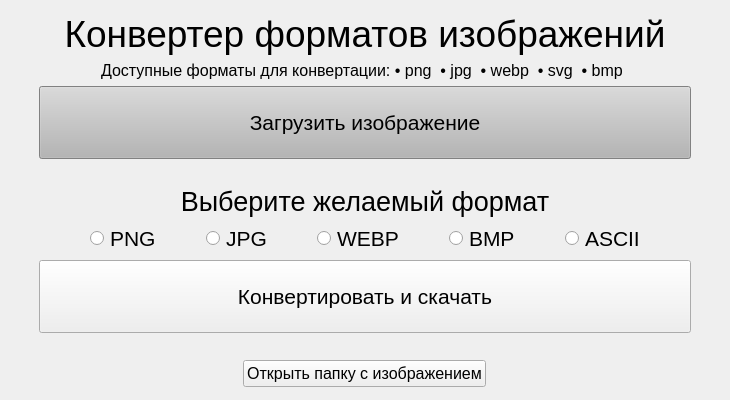
<?xml version="1.0" encoding="UTF-8"?>
<ui version="4.0">
 <class>MainWindow</class>
 <widget class="QMainWindow" name="MainWindow">
  <property name="geometry">
   <rect>
    <x>0</x>
    <y>0</y>
    <width>730</width>
    <height>400</height>
   </rect>
  </property>
  <property name="cursor">
   <cursorShape>ArrowCursor</cursorShape>
  </property>
  <property name="windowTitle">
   <string>MainWindow</string>
  </property>
  <property name="windowIcon">
   <iconset>
    <normaloff>../../../.designer/backup/logo.ico</normaloff>../../../.designer/backup/logo.ico</iconset>
  </property>
  <widget class="QWidget" name="centralwidget">
   <layout class="QHBoxLayout" name="horizontalLayout_2">
    <item>
     <layout class="QVBoxLayout" name="verticalLayout_2">
      <property name="leftMargin">
       <number>30</number>
      </property>
      <property name="topMargin">
       <number>4</number>
      </property>
      <property name="rightMargin">
       <number>30</number>
      </property>
      <property name="bottomMargin">
       <number>4</number>
      </property>
      <item>
       <widget class="QLabel" name="name">
        <property name="sizePolicy">
         <sizepolicy hsizetype="Minimum" vsizetype="Minimum">
          <horstretch>0</horstretch>
          <verstretch>0</verstretch>
         </sizepolicy>
        </property>
        <property name="font">
         <font>
          <pointsize>28</pointsize>
         </font>
        </property>
        <property name="contextMenuPolicy">
         <enum>Qt::DefaultContextMenu</enum>
        </property>
        <property name="layoutDirection">
         <enum>Qt::RightToLeft</enum>
        </property>
        <property name="text">
         <string>Конвертер форматов изображений</string>
        </property>
        <property name="alignment">
         <set>Qt::AlignHCenter|Qt::AlignTop</set>
        </property>
       </widget>
      </item>
      <item alignment="Qt::AlignHCenter">
       <widget class="QLabel" name="label_2">
        <property name="sizePolicy">
         <sizepolicy hsizetype="Minimum" vsizetype="Minimum">
          <horstretch>0</horstretch>
          <verstretch>0</verstretch>
         </sizepolicy>
        </property>
        <property name="font">
         <font>
          <pointsize>12</pointsize>
         </font>
        </property>
        <property name="layoutDirection">
         <enum>Qt::LeftToRight</enum>
        </property>
        <property name="text">
         <string>Доступные форматы для конвертации: • png  • jpg  • webp  • svg  • bmp </string>
        </property>
       </widget>
      </item>
      <item>
       <widget class="QPushButton" name="browse">
        <property name="sizePolicy">
         <sizepolicy hsizetype="Minimum" vsizetype="Expanding">
          <horstretch>0</horstretch>
          <verstretch>0</verstretch>
         </sizepolicy>
        </property>
        <property name="palette">
         <palette>
          <active>
           <colorrole role="WindowText">
            <brush brushstyle="SolidPattern">
             <color alpha="255">
              <red>0</red>
              <green>0</green>
              <blue>0</blue>
             </color>
            </brush>
           </colorrole>
           <colorrole role="Button">
            <brush brushstyle="SolidPattern">
             <color alpha="255">
              <red>181</red>
              <green>181</green>
              <blue>181</blue>
             </color>
            </brush>
           </colorrole>
           <colorrole role="Light">
            <brush brushstyle="SolidPattern">
             <color alpha="255">
              <red>255</red>
              <green>255</green>
              <blue>255</blue>
             </color>
            </brush>
           </colorrole>
           <colorrole role="Midlight">
            <brush brushstyle="SolidPattern">
             <color alpha="255">
              <red>218</red>
              <green>218</green>
              <blue>218</blue>
             </color>
            </brush>
           </colorrole>
           <colorrole role="Dark">
            <brush brushstyle="SolidPattern">
             <color alpha="255">
              <red>90</red>
              <green>90</green>
              <blue>90</blue>
             </color>
            </brush>
           </colorrole>
           <colorrole role="Mid">
            <brush brushstyle="SolidPattern">
             <color alpha="255">
              <red>121</red>
              <green>121</green>
              <blue>121</blue>
             </color>
            </brush>
           </colorrole>
           <colorrole role="Text">
            <brush brushstyle="SolidPattern">
             <color alpha="255">
              <red>0</red>
              <green>0</green>
              <blue>0</blue>
             </color>
            </brush>
           </colorrole>
           <colorrole role="BrightText">
            <brush brushstyle="SolidPattern">
             <color alpha="255">
              <red>255</red>
              <green>255</green>
              <blue>255</blue>
             </color>
            </brush>
           </colorrole>
           <colorrole role="ButtonText">
            <brush brushstyle="SolidPattern">
             <color alpha="255">
              <red>0</red>
              <green>0</green>
              <blue>0</blue>
             </color>
            </brush>
           </colorrole>
           <colorrole role="Base">
            <brush brushstyle="SolidPattern">
             <color alpha="255">
              <red>255</red>
              <green>255</green>
              <blue>255</blue>
             </color>
            </brush>
           </colorrole>
           <colorrole role="Window">
            <brush brushstyle="SolidPattern">
             <color alpha="255">
              <red>181</red>
              <green>181</green>
              <blue>181</blue>
             </color>
            </brush>
           </colorrole>
           <colorrole role="Shadow">
            <brush brushstyle="SolidPattern">
             <color alpha="255">
              <red>0</red>
              <green>0</green>
              <blue>0</blue>
             </color>
            </brush>
           </colorrole>
           <colorrole role="AlternateBase">
            <brush brushstyle="SolidPattern">
             <color alpha="255">
              <red>218</red>
              <green>218</green>
              <blue>218</blue>
             </color>
            </brush>
           </colorrole>
           <colorrole role="ToolTipBase">
            <brush brushstyle="SolidPattern">
             <color alpha="255">
              <red>255</red>
              <green>255</green>
              <blue>220</blue>
             </color>
            </brush>
           </colorrole>
           <colorrole role="ToolTipText">
            <brush brushstyle="SolidPattern">
             <color alpha="255">
              <red>0</red>
              <green>0</green>
              <blue>0</blue>
             </color>
            </brush>
           </colorrole>
          </active>
          <inactive>
           <colorrole role="WindowText">
            <brush brushstyle="SolidPattern">
             <color alpha="255">
              <red>0</red>
              <green>0</green>
              <blue>0</blue>
             </color>
            </brush>
           </colorrole>
           <colorrole role="Button">
            <brush brushstyle="SolidPattern">
             <color alpha="255">
              <red>181</red>
              <green>181</green>
              <blue>181</blue>
             </color>
            </brush>
           </colorrole>
           <colorrole role="Light">
            <brush brushstyle="SolidPattern">
             <color alpha="255">
              <red>255</red>
              <green>255</green>
              <blue>255</blue>
             </color>
            </brush>
           </colorrole>
           <colorrole role="Midlight">
            <brush brushstyle="SolidPattern">
             <color alpha="255">
              <red>218</red>
              <green>218</green>
              <blue>218</blue>
             </color>
            </brush>
           </colorrole>
           <colorrole role="Dark">
            <brush brushstyle="SolidPattern">
             <color alpha="255">
              <red>90</red>
              <green>90</green>
              <blue>90</blue>
             </color>
            </brush>
           </colorrole>
           <colorrole role="Mid">
            <brush brushstyle="SolidPattern">
             <color alpha="255">
              <red>121</red>
              <green>121</green>
              <blue>121</blue>
             </color>
            </brush>
           </colorrole>
           <colorrole role="Text">
            <brush brushstyle="SolidPattern">
             <color alpha="255">
              <red>0</red>
              <green>0</green>
              <blue>0</blue>
             </color>
            </brush>
           </colorrole>
           <colorrole role="BrightText">
            <brush brushstyle="SolidPattern">
             <color alpha="255">
              <red>255</red>
              <green>255</green>
              <blue>255</blue>
             </color>
            </brush>
           </colorrole>
           <colorrole role="ButtonText">
            <brush brushstyle="SolidPattern">
             <color alpha="255">
              <red>0</red>
              <green>0</green>
              <blue>0</blue>
             </color>
            </brush>
           </colorrole>
           <colorrole role="Base">
            <brush brushstyle="SolidPattern">
             <color alpha="255">
              <red>255</red>
              <green>255</green>
              <blue>255</blue>
             </color>
            </brush>
           </colorrole>
           <colorrole role="Window">
            <brush brushstyle="SolidPattern">
             <color alpha="255">
              <red>181</red>
              <green>181</green>
              <blue>181</blue>
             </color>
            </brush>
           </colorrole>
           <colorrole role="Shadow">
            <brush brushstyle="SolidPattern">
             <color alpha="255">
              <red>0</red>
              <green>0</green>
              <blue>0</blue>
             </color>
            </brush>
           </colorrole>
           <colorrole role="AlternateBase">
            <brush brushstyle="SolidPattern">
             <color alpha="255">
              <red>218</red>
              <green>218</green>
              <blue>218</blue>
             </color>
            </brush>
           </colorrole>
           <colorrole role="ToolTipBase">
            <brush brushstyle="SolidPattern">
             <color alpha="255">
              <red>255</red>
              <green>255</green>
              <blue>220</blue>
             </color>
            </brush>
           </colorrole>
           <colorrole role="ToolTipText">
            <brush brushstyle="SolidPattern">
             <color alpha="255">
              <red>0</red>
              <green>0</green>
              <blue>0</blue>
             </color>
            </brush>
           </colorrole>
          </inactive>
          <disabled>
           <colorrole role="WindowText">
            <brush brushstyle="SolidPattern">
             <color alpha="255">
              <red>90</red>
              <green>90</green>
              <blue>90</blue>
             </color>
            </brush>
           </colorrole>
           <colorrole role="Button">
            <brush brushstyle="SolidPattern">
             <color alpha="255">
              <red>181</red>
              <green>181</green>
              <blue>181</blue>
             </color>
            </brush>
           </colorrole>
           <colorrole role="Light">
            <brush brushstyle="SolidPattern">
             <color alpha="255">
              <red>255</red>
              <green>255</green>
              <blue>255</blue>
             </color>
            </brush>
           </colorrole>
           <colorrole role="Midlight">
            <brush brushstyle="SolidPattern">
             <color alpha="255">
              <red>218</red>
              <green>218</green>
              <blue>218</blue>
             </color>
            </brush>
           </colorrole>
           <colorrole role="Dark">
            <brush brushstyle="SolidPattern">
             <color alpha="255">
              <red>90</red>
              <green>90</green>
              <blue>90</blue>
             </color>
            </brush>
           </colorrole>
           <colorrole role="Mid">
            <brush brushstyle="SolidPattern">
             <color alpha="255">
              <red>121</red>
              <green>121</green>
              <blue>121</blue>
             </color>
            </brush>
           </colorrole>
           <colorrole role="Text">
            <brush brushstyle="SolidPattern">
             <color alpha="255">
              <red>90</red>
              <green>90</green>
              <blue>90</blue>
             </color>
            </brush>
           </colorrole>
           <colorrole role="BrightText">
            <brush brushstyle="SolidPattern">
             <color alpha="255">
              <red>255</red>
              <green>255</green>
              <blue>255</blue>
             </color>
            </brush>
           </colorrole>
           <colorrole role="ButtonText">
            <brush brushstyle="SolidPattern">
             <color alpha="255">
              <red>90</red>
              <green>90</green>
              <blue>90</blue>
             </color>
            </brush>
           </colorrole>
           <colorrole role="Base">
            <brush brushstyle="SolidPattern">
             <color alpha="255">
              <red>181</red>
              <green>181</green>
              <blue>181</blue>
             </color>
            </brush>
           </colorrole>
           <colorrole role="Window">
            <brush brushstyle="SolidPattern">
             <color alpha="255">
              <red>181</red>
              <green>181</green>
              <blue>181</blue>
             </color>
            </brush>
           </colorrole>
           <colorrole role="Shadow">
            <brush brushstyle="SolidPattern">
             <color alpha="255">
              <red>0</red>
              <green>0</green>
              <blue>0</blue>
             </color>
            </brush>
           </colorrole>
           <colorrole role="AlternateBase">
            <brush brushstyle="SolidPattern">
             <color alpha="255">
              <red>181</red>
              <green>181</green>
              <blue>181</blue>
             </color>
            </brush>
           </colorrole>
           <colorrole role="ToolTipBase">
            <brush brushstyle="SolidPattern">
             <color alpha="255">
              <red>255</red>
              <green>255</green>
              <blue>220</blue>
             </color>
            </brush>
           </colorrole>
           <colorrole role="ToolTipText">
            <brush brushstyle="SolidPattern">
             <color alpha="255">
              <red>0</red>
              <green>0</green>
              <blue>0</blue>
             </color>
            </brush>
           </colorrole>
          </disabled>
         </palette>
        </property>
        <property name="font">
         <font>
          <pointsize>16</pointsize>
         </font>
        </property>
        <property name="text">
         <string>Загрузить изображение</string>
        </property>
       </widget>
      </item>
      <item>
       <widget class="QLabel" name="lb_filename">
        <property name="sizePolicy">
         <sizepolicy hsizetype="Minimum" vsizetype="Minimum">
          <horstretch>0</horstretch>
          <verstretch>0</verstretch>
         </sizepolicy>
        </property>
        <property name="font">
         <font>
          <pointsize>10</pointsize>
         </font>
        </property>
        <property name="layoutDirection">
         <enum>Qt::LeftToRight</enum>
        </property>
        <property name="text">
         <string/>
        </property>
        <property name="alignment">
         <set>Qt::AlignCenter</set>
        </property>
       </widget>
      </item>
      <item>
       <widget class="QLabel" name="formats">
        <property name="font">
         <font>
          <pointsize>20</pointsize>
         </font>
        </property>
        <property name="contextMenuPolicy">
         <enum>Qt::DefaultContextMenu</enum>
        </property>
        <property name="text">
         <string>Выберите желаемый формат</string>
        </property>
        <property name="alignment">
         <set>Qt::AlignCenter</set>
        </property>
       </widget>
      </item>
      <item>
       <layout class="QHBoxLayout" name="horizontalLayout">
        <property name="spacing">
         <number>0</number>
        </property>
        <property name="sizeConstraint">
         <enum>QLayout::SetMaximumSize</enum>
        </property>
        <property name="leftMargin">
         <number>6</number>
        </property>
        <item>
         <widget class="QRadioButton" name="png">
          <property name="sizePolicy">
           <sizepolicy hsizetype="Maximum" vsizetype="Fixed">
            <horstretch>0</horstretch>
            <verstretch>0</verstretch>
           </sizepolicy>
          </property>
          <property name="font">
           <font>
            <pointsize>16</pointsize>
           </font>
          </property>
          <property name="text">
           <string>PNG</string>
          </property>
         </widget>
        </item>
        <item>
         <widget class="QRadioButton" name="jpg">
          <property name="sizePolicy">
           <sizepolicy hsizetype="Maximum" vsizetype="Fixed">
            <horstretch>0</horstretch>
            <verstretch>0</verstretch>
           </sizepolicy>
          </property>
          <property name="font">
           <font>
            <pointsize>16</pointsize>
           </font>
          </property>
          <property name="text">
           <string>JPG</string>
          </property>
         </widget>
        </item>
        <item>
         <widget class="QRadioButton" name="webp">
          <property name="sizePolicy">
           <sizepolicy hsizetype="Maximum" vsizetype="Fixed">
            <horstretch>0</horstretch>
            <verstretch>0</verstretch>
           </sizepolicy>
          </property>
          <property name="font">
           <font>
            <pointsize>16</pointsize>
           </font>
          </property>
          <property name="text">
           <string>WEBP</string>
          </property>
         </widget>
        </item>
        <item>
         <widget class="QRadioButton" name="bmp">
          <property name="sizePolicy">
           <sizepolicy hsizetype="Maximum" vsizetype="Fixed">
            <horstretch>0</horstretch>
            <verstretch>0</verstretch>
           </sizepolicy>
          </property>
          <property name="font">
           <font>
            <pointsize>16</pointsize>
           </font>
          </property>
          <property name="text">
           <string>BMP</string>
          </property>
         </widget>
        </item>
        <item>
         <widget class="QRadioButton" name="ascii">
          <property name="sizePolicy">
           <sizepolicy hsizetype="Maximum" vsizetype="Fixed">
            <horstretch>0</horstretch>
            <verstretch>0</verstretch>
           </sizepolicy>
          </property>
          <property name="font">
           <font>
            <pointsize>16</pointsize>
           </font>
          </property>
          <property name="text">
           <string>ASCII</string>
          </property>
         </widget>
        </item>
       </layout>
      </item>
      <item>
       <widget class="QPushButton" name="convert">
        <property name="sizePolicy">
         <sizepolicy hsizetype="Minimum" vsizetype="Expanding">
          <horstretch>0</horstretch>
          <verstretch>0</verstretch>
         </sizepolicy>
        </property>
        <property name="font">
         <font>
          <pointsize>16</pointsize>
         </font>
        </property>
        <property name="text">
         <string>Конвертировать и скачать</string>
        </property>
       </widget>
      </item>
      <item>
       <widget class="QLabel" name="lb_output">
        <property name="font">
         <font>
          <pointsize>10</pointsize>
         </font>
        </property>
        <property name="text">
         <string/>
        </property>
        <property name="alignment">
         <set>Qt::AlignCenter</set>
        </property>
       </widget>
      </item>
      <item alignment="Qt::AlignHCenter|Qt::AlignVCenter">
       <widget class="QPushButton" name="open_dir">
        <property name="sizePolicy">
         <sizepolicy hsizetype="Expanding" vsizetype="Expanding">
          <horstretch>0</horstretch>
          <verstretch>0</verstretch>
         </sizepolicy>
        </property>
        <property name="font">
         <font>
          <pointsize>12</pointsize>
         </font>
        </property>
        <property name="text">
         <string>Открыть папку с изображением</string>
        </property>
        <property name="checkable">
         <bool>false</bool>
        </property>
        <property name="checked">
         <bool>false</bool>
        </property>
        <property name="autoExclusive">
         <bool>false</bool>
        </property>
       </widget>
      </item>
     </layout>
    </item>
   </layout>
  </widget>
 </widget>
 <resources/>
 <connections/>
</ui>
